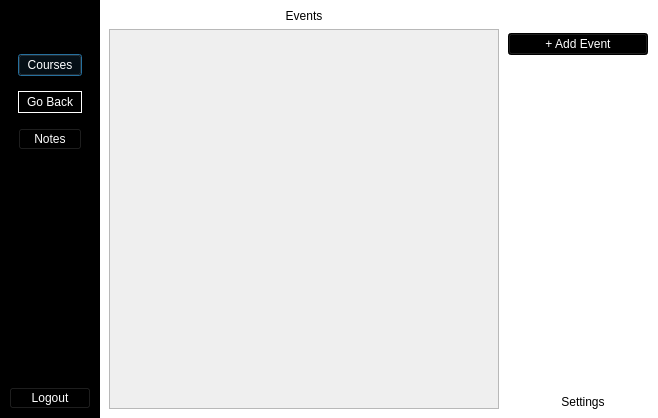
<?xml version="1.0" encoding="UTF-8"?>
<ui version="4.0">
 <class>Dialog</class>
 <widget class="QDialog" name="Dialog">
  <property name="geometry">
   <rect>
    <x>0</x>
    <y>0</y>
    <width>658</width>
    <height>418</height>
   </rect>
  </property>
  <property name="windowTitle">
   <string>Dialog</string>
  </property>
  <property name="styleSheet">
   <string notr="true">QGroupBox {
border:none;
background-color: white;
}
QDialog {
background-color: white;
}
QPushButton
{
  background-color:black;
color:white;
}

QPushButton:hover:!pressed
{
    border: 1px solid white;
}
</string>
  </property>
  <layout class="QGridLayout" name="gridLayout">
   <property name="leftMargin">
    <number>0</number>
   </property>
   <property name="topMargin">
    <number>0</number>
   </property>
   <property name="rightMargin">
    <number>0</number>
   </property>
   <property name="bottomMargin">
    <number>0</number>
   </property>
   <property name="spacing">
    <number>0</number>
   </property>
   <item row="0" column="0">
    <widget class="QGroupBox" name="verticalGroupBox">
     <property name="maximumSize">
      <size>
       <width>100</width>
       <height>16777215</height>
      </size>
     </property>
     <property name="styleSheet">
      <string notr="true">QGroupBox {
	background-color: black;
}</string>
     </property>
     <layout class="QVBoxLayout" name="verticalLayout">
      <item>
       <spacer name="verticalSpacer_3">
        <property name="orientation">
         <enum>Qt::Vertical</enum>
        </property>
        <property name="sizeType">
         <enum>QSizePolicy::Fixed</enum>
        </property>
        <property name="sizeHint" stdset="0">
         <size>
          <width>20</width>
          <height>10</height>
         </size>
        </property>
       </spacer>
      </item>
      <item>
       <layout class="QHBoxLayout" name="horizontalLayout">
        <item>
         <spacer name="horizontalSpacer_2">
          <property name="orientation">
           <enum>Qt::Horizontal</enum>
          </property>
          <property name="sizeHint" stdset="0">
           <size>
            <width>40</width>
            <height>20</height>
           </size>
          </property>
         </spacer>
        </item>
        <item>
         <widget class="QLabel" name="label">
          <property name="maximumSize">
           <size>
            <width>80</width>
            <height>80</height>
           </size>
          </property>
          <property name="text">
           <string/>
          </property>
          <property name="pixmap">
           <pixmap>../logo/logo_inverse_transparent.png</pixmap>
          </property>
          <property name="scaledContents">
           <bool>true</bool>
          </property>
          <property name="alignment">
           <set>Qt::AlignLeading|Qt::AlignLeft|Qt::AlignVCenter</set>
          </property>
         </widget>
        </item>
        <item>
         <spacer name="horizontalSpacer">
          <property name="orientation">
           <enum>Qt::Horizontal</enum>
          </property>
          <property name="sizeHint" stdset="0">
           <size>
            <width>40</width>
            <height>20</height>
           </size>
          </property>
         </spacer>
        </item>
       </layout>
      </item>
      <item>
       <widget class="QGroupBox" name="verticalGroupBox_4">
        <property name="styleSheet">
         <string notr="true">QGroupBox {
	border:none;
}
QPushButton {
	color: white;
	background-color: transparent;
}
</string>
        </property>
        <layout class="QVBoxLayout" name="verticalLayout_6">
         <property name="spacing">
          <number>15</number>
         </property>
         <item>
          <widget class="QPushButton" name="coursesButton">
           <property name="text">
            <string>Courses</string>
           </property>
          </widget>
         </item>
         <item>
          <widget class="QPushButton" name="goBackButton">
           <property name="styleSheet">
            <string notr="true">border: 1px solid white;
padding: 3px;</string>
           </property>
           <property name="text">
            <string>Go Back</string>
           </property>
          </widget>
         </item>
         <item>
          <widget class="QPushButton" name="notesButton">
           <property name="text">
            <string>Notes</string>
           </property>
          </widget>
         </item>
        </layout>
       </widget>
      </item>
      <item>
       <spacer name="verticalSpacer_2">
        <property name="orientation">
         <enum>Qt::Vertical</enum>
        </property>
        <property name="sizeHint" stdset="0">
         <size>
          <width>20</width>
          <height>40</height>
         </size>
        </property>
       </spacer>
      </item>
      <item>
       <widget class="QPushButton" name="logoutButton">
        <property name="styleSheet">
         <string notr="true">background-color: transparent;
color: white;
</string>
        </property>
        <property name="text">
         <string>Logout</string>
        </property>
       </widget>
      </item>
     </layout>
    </widget>
   </item>
   <item row="0" column="2">
    <widget class="QGroupBox" name="verticalGroupBox_2">
     <property name="maximumSize">
      <size>
       <width>150</width>
       <height>16777215</height>
      </size>
     </property>
     <property name="styleSheet">
      <string notr="true"/>
     </property>
     <layout class="QVBoxLayout" name="verticalLayout_7">
      <property name="leftMargin">
       <number>0</number>
      </property>
      <property name="rightMargin">
       <number>0</number>
      </property>
      <property name="bottomMargin">
       <number>0</number>
      </property>
      <item>
       <widget class="QGroupBox" name="verticalGroupBox_3">
        <property name="styleSheet">
         <string notr="true"/>
        </property>
        <property name="alignment">
         <set>Qt::AlignCenter</set>
        </property>
        <layout class="QVBoxLayout" name="verticalLayout_3"/>
       </widget>
      </item>
      <item>
       <widget class="QPushButton" name="addEventButton">
        <property name="maximumSize">
         <size>
          <width>140</width>
          <height>16777215</height>
         </size>
        </property>
        <property name="styleSheet">
         <string notr="true">background-color: black;
color:white;</string>
        </property>
        <property name="text">
         <string>+ Add Event</string>
        </property>
       </widget>
      </item>
      <item>
       <spacer name="verticalSpacer_4">
        <property name="orientation">
         <enum>Qt::Vertical</enum>
        </property>
        <property name="sizeHint" stdset="0">
         <size>
          <width>20</width>
          <height>40</height>
         </size>
        </property>
       </spacer>
      </item>
      <item>
       <widget class="QGroupBox" name="verticalGroupBox_5">
        <property name="maximumSize">
         <size>
          <width>150</width>
          <height>16777215</height>
         </size>
        </property>
        <property name="alignment">
         <set>Qt::AlignCenter</set>
        </property>
        <layout class="QVBoxLayout" name="verticalLayout_4">
         <item>
          <layout class="QHBoxLayout" name="horizontalLayout_3">
           <item>
            <spacer name="horizontalSpacer_4">
             <property name="orientation">
              <enum>Qt::Horizontal</enum>
             </property>
             <property name="sizeHint" stdset="0">
              <size>
               <width>40</width>
               <height>20</height>
              </size>
             </property>
            </spacer>
           </item>
           <item>
            <widget class="QLabel" name="picture">
             <property name="maximumSize">
              <size>
               <width>50</width>
               <height>50</height>
              </size>
             </property>
             <property name="text">
              <string/>
             </property>
             <property name="pixmap">
              <pixmap>../profile.png</pixmap>
             </property>
             <property name="scaledContents">
              <bool>true</bool>
             </property>
             <property name="alignment">
              <set>Qt::AlignCenter</set>
             </property>
            </widget>
           </item>
           <item>
            <spacer name="horizontalSpacer_3">
             <property name="orientation">
              <enum>Qt::Horizontal</enum>
             </property>
             <property name="sizeHint" stdset="0">
              <size>
               <width>40</width>
               <height>20</height>
              </size>
             </property>
            </spacer>
           </item>
          </layout>
         </item>
         <item>
          <layout class="QVBoxLayout" name="verticalLayout_5">
           <property name="spacing">
            <number>2</number>
           </property>
           <item>
            <widget class="QLabel" name="nameSurname">
             <property name="styleSheet">
              <string notr="true">font-size: 16px;
font: bold;</string>
             </property>
             <property name="text">
              <string/>
             </property>
             <property name="alignment">
              <set>Qt::AlignCenter</set>
             </property>
            </widget>
           </item>
           <item>
            <widget class="QLabel" name="date">
             <property name="styleSheet">
              <string notr="true">font-size: 11px;</string>
             </property>
             <property name="text">
              <string/>
             </property>
             <property name="alignment">
              <set>Qt::AlignHCenter|Qt::AlignTop</set>
             </property>
            </widget>
           </item>
           <item>
            <widget class="QLabel" name="time">
             <property name="text">
              <string/>
             </property>
             <property name="alignment">
              <set>Qt::AlignCenter</set>
             </property>
            </widget>
           </item>
          </layout>
         </item>
         <item>
          <widget class="QPushButton" name="settingButton">
           <property name="styleSheet">
            <string notr="true">
QPushButton
{
  background-color:white;
color:black;
border: none;
background-color: transparent;
}

QPushButton:hover:!pressed
{
    border: 1px solid white;
}
</string>
           </property>
           <property name="text">
            <string>Settings</string>
           </property>
          </widget>
         </item>
        </layout>
       </widget>
      </item>
     </layout>
    </widget>
   </item>
   <item row="0" column="1">
    <widget class="QGroupBox" name="verticalGroupBox">
     <property name="title">
      <string/>
     </property>
     <property name="alignment">
      <set>Qt::AlignCenter</set>
     </property>
     <layout class="QVBoxLayout" name="verticalLayout_2">
      <item>
       <widget class="QLabel" name="label_5">
        <property name="text">
         <string>Events</string>
        </property>
        <property name="alignment">
         <set>Qt::AlignCenter</set>
        </property>
       </widget>
      </item>
      <item>
       <layout class="QHBoxLayout" name="horizontalLayout_2">
        <item>
         <widget class="QScrollArea" name="scrollArea">
          <property name="styleSheet">
           <string notr="true">QPushButton {
	background-color:black;
	color: white;
	margin: 0.5px 0;
	height: 45px

}</string>
          </property>
          <property name="widgetResizable">
           <bool>true</bool>
          </property>
          <widget class="QWidget" name="scrollAreaWidgetContents">
           <property name="geometry">
            <rect>
             <x>0</x>
             <y>0</y>
             <width>386</width>
             <height>377</height>
            </rect>
           </property>
           <layout class="QGridLayout" name="gridLayout_2">
            <item row="0" column="0">
             <layout class="QFormLayout" name="formLayout">
              <property name="horizontalSpacing">
               <number>0</number>
              </property>
              <property name="verticalSpacing">
               <number>0</number>
              </property>
             </layout>
            </item>
           </layout>
          </widget>
         </widget>
        </item>
       </layout>
      </item>
     </layout>
    </widget>
   </item>
  </layout>
 </widget>
 <resources/>
 <connections/>
</ui>
